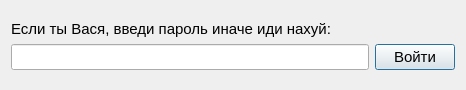
<?xml version="1.0" encoding="UTF-8"?>
<ui version="4.0">
 <class>FormRequestPassword</class>
 <widget class="QDialog" name="FormRequestPassword">
  <property name="windowModality">
   <enum>Qt::ApplicationModal</enum>
  </property>
  <property name="geometry">
   <rect>
    <x>0</x>
    <y>0</y>
    <width>466</width>
    <height>90</height>
   </rect>
  </property>
  <property name="font">
   <font>
    <pointsize>11</pointsize>
   </font>
  </property>
  <property name="contextMenuPolicy">
   <enum>Qt::NoContextMenu</enum>
  </property>
  <property name="windowTitle">
   <string>Dialog</string>
  </property>
  <layout class="QVBoxLayout" name="verticalLayout_2">
   <item>
    <layout class="QVBoxLayout" name="verticalLayout">
     <item>
      <spacer name="verticalSpacer_2">
       <property name="orientation">
        <enum>Qt::Vertical</enum>
       </property>
       <property name="sizeHint" stdset="0">
        <size>
         <width>20</width>
         <height>40</height>
        </size>
       </property>
      </spacer>
     </item>
     <item>
      <widget class="QLabel" name="label">
       <property name="text">
        <string>Если ты Вася, введи пароль иначе иди нахуй:</string>
       </property>
      </widget>
     </item>
     <item>
      <layout class="QHBoxLayout" name="horizontalLayout">
       <item>
        <widget class="QLineEdit" name="txtPassword">
         <property name="inputMask">
          <string/>
         </property>
         <property name="text">
          <string/>
         </property>
         <property name="placeholderText">
          <string/>
         </property>
        </widget>
       </item>
       <item>
        <widget class="QPushButton" name="cmdOK">
         <property name="text">
          <string>Войти</string>
         </property>
        </widget>
       </item>
      </layout>
     </item>
     <item>
      <spacer name="verticalSpacer">
       <property name="orientation">
        <enum>Qt::Vertical</enum>
       </property>
       <property name="sizeHint" stdset="0">
        <size>
         <width>20</width>
         <height>40</height>
        </size>
       </property>
      </spacer>
     </item>
    </layout>
   </item>
  </layout>
 </widget>
 <resources/>
 <connections/>
</ui>
